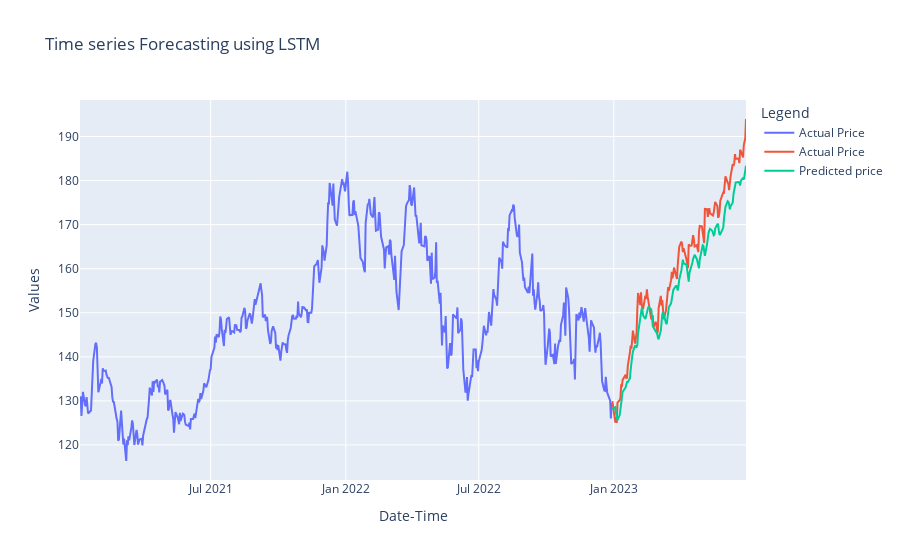

The cell this chart's notebook holds for it:
### Code cell
fig = go.Figure()
fig.add_trace(go.Scatter(x=train.Date, y=train.Close, mode='lines', name='Actual Price'))
fig.add_trace(go.Scatter(x=validation.Date, y=validation.Close, mode='lines', name='Actual Price'))
fig.add_trace(go.Scatter(x=validation.Date, y=validation.Predictions, mode='lines', name='Predicted price'))
fig.update_layout(
        title="Time series Forecasting using LSTM",
        xaxis_title="Date-Time",
        yaxis_title="Values",
        legend_title="Legend",
)
fig.show()
